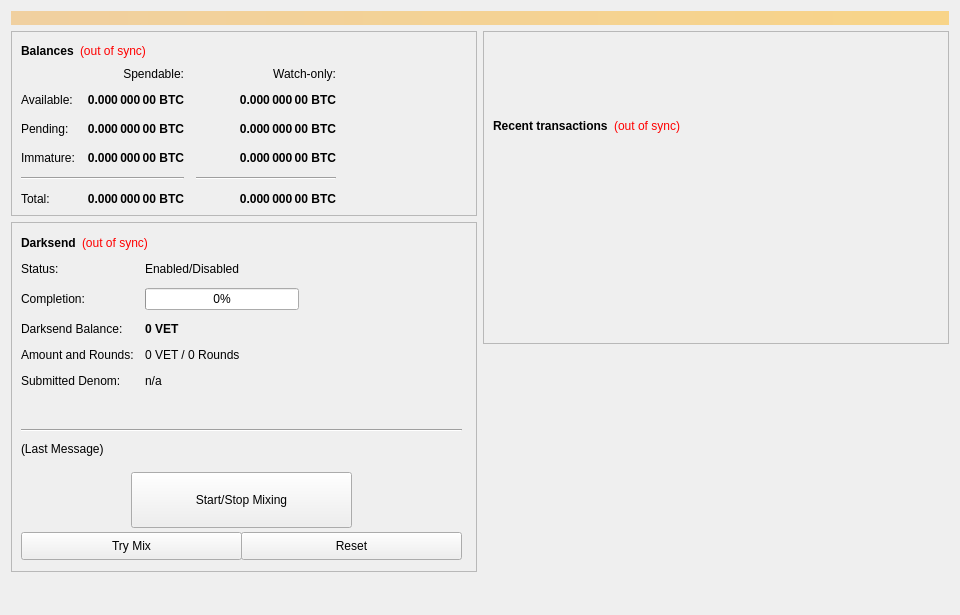
<?xml version="1.0" encoding="UTF-8"?>
<ui version="4.0">
 <class>OverviewPage</class>
 <widget class="QWidget" name="OverviewPage">
  <property name="geometry">
   <rect>
    <x>0</x>
    <y>0</y>
    <width>960</width>
    <height>615</height>
   </rect>
  </property>
  <property name="minimumSize">
   <size>
    <width>960</width>
    <height>0</height>
   </size>
  </property>
  <property name="windowTitle">
   <string>Form</string>
  </property>
  <layout class="QVBoxLayout" name="topLayout">
   <item>
    <widget class="QLabel" name="labelAlerts">
     <property name="visible">
      <bool>false</bool>
     </property>
     <property name="styleSheet">
      <string notr="true">background-color: qlineargradient(x1: 0, y1: 0, x2: 1, y2: 0, stop:0 #F0D0A0, stop:1 #F8D488); color:#000000;</string>
     </property>
     <property name="wordWrap">
      <bool>true</bool>
     </property>
     <property name="margin">
      <number>3</number>
     </property>
    </widget>
   </item>
   <item>
    <layout class="QHBoxLayout" name="horizontalLayout" stretch="1,1">
     <item>
      <layout class="QVBoxLayout" name="verticalLayout_2">
       <item>
        <widget class="QFrame" name="frame">
         <property name="frameShape">
          <enum>QFrame::StyledPanel</enum>
         </property>
         <property name="frameShadow">
          <enum>QFrame::Raised</enum>
         </property>
         <layout class="QVBoxLayout" name="verticalLayout_4">
          <item>
           <layout class="QHBoxLayout" name="horizontalLayout_4">
            <item>
             <widget class="QLabel" name="label_5">
              <property name="font">
               <font>
                <weight>75</weight>
                <bold>true</bold>
               </font>
              </property>
              <property name="text">
               <string>Balances</string>
              </property>
             </widget>
            </item>
            <item>
             <widget class="QLabel" name="labelWalletStatus">
              <property name="cursor">
               <cursorShape>WhatsThisCursor</cursorShape>
              </property>
              <property name="toolTip">
               <string>The displayed information may be out of date. Your wallet automatically synchronizes with the VET network after a connection is established, but this process has not completed yet.</string>
              </property>
              <property name="styleSheet">
               <string notr="true">QLabel { color: red; }</string>
              </property>
              <property name="text">
               <string notr="true">(out of sync)</string>
              </property>
              <property name="alignment">
               <set>Qt::AlignLeading|Qt::AlignLeft|Qt::AlignVCenter</set>
              </property>
             </widget>
            </item>
            <item>
             <spacer name="horizontalSpacer_3">
              <property name="orientation">
               <enum>Qt::Horizontal</enum>
              </property>
              <property name="sizeHint" stdset="0">
               <size>
                <width>40</width>
                <height>20</height>
               </size>
              </property>
             </spacer>
            </item>
           </layout>
          </item>
          <item>
           <layout class="QGridLayout" name="gridLayout">
            <property name="spacing">
             <number>12</number>
            </property>
            <item row="2" column="2">
             <widget class="QLabel" name="labelWatchPending">
              <property name="font">
               <font>
                <weight>75</weight>
                <bold>true</bold>
               </font>
              </property>
              <property name="cursor">
               <cursorShape>IBeamCursor</cursorShape>
              </property>
              <property name="toolTip">
               <string>Unconfirmed transactions to watch-only addresses</string>
              </property>
              <property name="text">
               <string notr="true">0.000 000 00 BTC</string>
              </property>
              <property name="alignment">
               <set>Qt::AlignRight|Qt::AlignTrailing|Qt::AlignVCenter</set>
              </property>
              <property name="textInteractionFlags">
               <set>Qt::LinksAccessibleByMouse|Qt::TextSelectableByKeyboard|Qt::TextSelectableByMouse</set>
              </property>
             </widget>
            </item>
            <item row="2" column="1">
             <widget class="QLabel" name="labelUnconfirmed">
              <property name="font">
               <font>
                <weight>75</weight>
                <bold>true</bold>
               </font>
              </property>
              <property name="cursor">
               <cursorShape>IBeamCursor</cursorShape>
              </property>
              <property name="toolTip">
               <string>Total of transactions that have yet to be confirmed, and do not yet count toward the spendable balance</string>
              </property>
              <property name="text">
               <string notr="true">0.000 000 00 BTC</string>
              </property>
              <property name="alignment">
               <set>Qt::AlignRight|Qt::AlignTrailing|Qt::AlignVCenter</set>
              </property>
              <property name="textInteractionFlags">
               <set>Qt::LinksAccessibleByMouse|Qt::TextSelectableByKeyboard|Qt::TextSelectableByMouse</set>
              </property>
             </widget>
            </item>
            <item row="3" column="2">
             <widget class="QLabel" name="labelWatchImmature">
              <property name="font">
               <font>
                <weight>75</weight>
                <bold>true</bold>
               </font>
              </property>
              <property name="cursor">
               <cursorShape>IBeamCursor</cursorShape>
              </property>
              <property name="toolTip">
               <string>Staked or masternode rewards in watch-only addresses that has not yet matured</string>
              </property>
              <property name="text">
               <string notr="true">0.000 000 00 BTC</string>
              </property>
              <property name="alignment">
               <set>Qt::AlignRight|Qt::AlignTrailing|Qt::AlignVCenter</set>
              </property>
              <property name="textInteractionFlags">
               <set>Qt::LinksAccessibleByMouse|Qt::TextSelectableByKeyboard|Qt::TextSelectableByMouse</set>
              </property>
             </widget>
            </item>
            <item row="4" column="0" colspan="2">
             <widget class="Line" name="lineSpendableBalance">
              <property name="orientation">
               <enum>Qt::Horizontal</enum>
              </property>
             </widget>
            </item>
            <item row="4" column="2">
             <widget class="Line" name="lineWatchBalance">
              <property name="sizePolicy">
               <sizepolicy hsizetype="Preferred" vsizetype="Fixed">
                <horstretch>0</horstretch>
                <verstretch>0</verstretch>
               </sizepolicy>
              </property>
              <property name="minimumSize">
               <size>
                <width>140</width>
                <height>0</height>
               </size>
              </property>
              <property name="orientation">
               <enum>Qt::Horizontal</enum>
              </property>
             </widget>
            </item>
            <item row="5" column="0">
             <widget class="QLabel" name="labelTotalText">
              <property name="text">
               <string>Total:</string>
              </property>
             </widget>
            </item>
            <item row="3" column="1">
             <widget class="QLabel" name="labelImmature">
              <property name="font">
               <font>
                <weight>75</weight>
                <bold>true</bold>
               </font>
              </property>
              <property name="cursor">
               <cursorShape>IBeamCursor</cursorShape>
              </property>
              <property name="toolTip">
               <string>Staked or masternode rewards that has not yet matured</string>
              </property>
              <property name="text">
               <string notr="true">0.000 000 00 BTC</string>
              </property>
              <property name="alignment">
               <set>Qt::AlignRight|Qt::AlignTrailing|Qt::AlignVCenter</set>
              </property>
              <property name="textInteractionFlags">
               <set>Qt::LinksAccessibleByMouse|Qt::TextSelectableByKeyboard|Qt::TextSelectableByMouse</set>
              </property>
             </widget>
            </item>
            <item row="2" column="3">
             <spacer name="horizontalSpacer_2">
              <property name="orientation">
               <enum>Qt::Horizontal</enum>
              </property>
              <property name="sizeHint" stdset="0">
               <size>
                <width>40</width>
                <height>20</height>
               </size>
              </property>
             </spacer>
            </item>
            <item row="3" column="0">
             <widget class="QLabel" name="labelImmatureText">
              <property name="text">
               <string>Immature:</string>
              </property>
             </widget>
            </item>
            <item row="5" column="1">
             <widget class="QLabel" name="labelTotal">
              <property name="font">
               <font>
                <weight>75</weight>
                <bold>true</bold>
               </font>
              </property>
              <property name="cursor">
               <cursorShape>IBeamCursor</cursorShape>
              </property>
              <property name="toolTip">
               <string>Your current total balance</string>
              </property>
              <property name="text">
               <string notr="true">0.000 000 00 BTC</string>
              </property>
              <property name="alignment">
               <set>Qt::AlignRight|Qt::AlignTrailing|Qt::AlignVCenter</set>
              </property>
              <property name="textInteractionFlags">
               <set>Qt::LinksAccessibleByMouse|Qt::TextSelectableByKeyboard|Qt::TextSelectableByMouse</set>
              </property>
             </widget>
            </item>
            <item row="5" column="2">
             <widget class="QLabel" name="labelWatchTotal">
              <property name="font">
               <font>
                <weight>75</weight>
                <bold>true</bold>
               </font>
              </property>
              <property name="cursor">
               <cursorShape>IBeamCursor</cursorShape>
              </property>
              <property name="toolTip">
               <string>Current total balance in watch-only addresses</string>
              </property>
              <property name="text">
               <string notr="true">0.000 000 00 BTC</string>
              </property>
              <property name="alignment">
               <set>Qt::AlignRight|Qt::AlignTrailing|Qt::AlignVCenter</set>
              </property>
              <property name="textInteractionFlags">
               <set>Qt::LinksAccessibleByMouse|Qt::TextSelectableByKeyboard|Qt::TextSelectableByMouse</set>
              </property>
             </widget>
            </item>
            <item row="0" column="2">
             <widget class="QLabel" name="labelWatchonly">
              <property name="text">
               <string>Watch-only:</string>
              </property>
              <property name="alignment">
               <set>Qt::AlignRight|Qt::AlignTrailing|Qt::AlignVCenter</set>
              </property>
             </widget>
            </item>
            <item row="1" column="0">
             <widget class="QLabel" name="labelBalanceText">
              <property name="text">
               <string>Available:</string>
              </property>
             </widget>
            </item>
            <item row="1" column="1">
             <widget class="QLabel" name="labelBalance">
              <property name="font">
               <font>
                <weight>75</weight>
                <bold>true</bold>
               </font>
              </property>
              <property name="cursor">
               <cursorShape>IBeamCursor</cursorShape>
              </property>
              <property name="toolTip">
               <string>Your current spendable balance</string>
              </property>
              <property name="text">
               <string notr="true">0.000 000 00 BTC</string>
              </property>
              <property name="alignment">
               <set>Qt::AlignRight|Qt::AlignTrailing|Qt::AlignVCenter</set>
              </property>
              <property name="textInteractionFlags">
               <set>Qt::LinksAccessibleByMouse|Qt::TextSelectableByKeyboard|Qt::TextSelectableByMouse</set>
              </property>
             </widget>
            </item>
            <item row="1" column="2">
             <widget class="QLabel" name="labelWatchAvailable">
              <property name="font">
               <font>
                <weight>75</weight>
                <bold>true</bold>
               </font>
              </property>
              <property name="cursor">
               <cursorShape>IBeamCursor</cursorShape>
              </property>
              <property name="toolTip">
               <string>Your current balance in watch-only addresses</string>
              </property>
              <property name="text">
               <string notr="true">0.000 000 00 BTC</string>
              </property>
              <property name="alignment">
               <set>Qt::AlignRight|Qt::AlignTrailing|Qt::AlignVCenter</set>
              </property>
              <property name="textInteractionFlags">
               <set>Qt::LinksAccessibleByMouse|Qt::TextSelectableByKeyboard|Qt::TextSelectableByMouse</set>
              </property>
             </widget>
            </item>
            <item row="2" column="0">
             <widget class="QLabel" name="labelPendingText">
              <property name="text">
               <string>Pending:</string>
              </property>
             </widget>
            </item>
            <item row="0" column="1">
             <widget class="QLabel" name="labelSpendable">
              <property name="text">
               <string>Spendable:</string>
              </property>
              <property name="alignment">
               <set>Qt::AlignRight|Qt::AlignTrailing|Qt::AlignVCenter</set>
              </property>
             </widget>
            </item>
           </layout>
          </item>
         </layout>
        </widget>
       </item>
       <item>
        <widget class="QFrame" name="frameDarksend">
         <property name="minimumSize">
          <size>
           <width>0</width>
           <height>350</height>
          </size>
         </property>
         <property name="layoutDirection">
          <enum>Qt::LeftToRight</enum>
         </property>
         <property name="frameShape">
          <enum>QFrame::StyledPanel</enum>
         </property>
         <property name="frameShadow">
          <enum>QFrame::Raised</enum>
         </property>
         <widget class="QWidget" name="formLayoutWidget">
          <property name="geometry">
           <rect>
            <x>10</x>
            <y>40</y>
            <width>451</width>
            <height>161</height>
           </rect>
          </property>
          <layout class="QFormLayout" name="formLayout">
           <property name="fieldGrowthPolicy">
            <enum>QFormLayout::AllNonFixedFieldsGrow</enum>
           </property>
           <property name="horizontalSpacing">
            <number>11</number>
           </property>
           <property name="verticalSpacing">
            <number>12</number>
           </property>
           <item row="0" column="0">
            <widget class="QLabel" name="label_6">
             <property name="text">
              <string>Status:</string>
             </property>
            </widget>
           </item>
           <item row="1" column="0">
            <widget class="QLabel" name="label_7">
             <property name="text">
              <string>Completion:</string>
             </property>
            </widget>
           </item>
           <item row="1" column="1">
            <widget class="QProgressBar" name="DarksendProgress">
             <property name="maximumSize">
              <size>
               <width>154</width>
               <height>16777215</height>
              </size>
             </property>
             <property name="value">
              <number>0</number>
             </property>
            </widget>
           </item>
           <item row="2" column="0">
            <widget class="QLabel" name="labelAnonymizedText">
             <property name="text">
              <string>Darksend Balance:</string>
             </property>
            </widget>
           </item>
           <item row="2" column="1">
            <widget class="QLabel" name="labelAnonymized">
             <property name="font">
              <font>
               <weight>75</weight>
               <bold>true</bold>
              </font>
             </property>
             <property name="text">
              <string notr="true">0 VET</string>
             </property>
            </widget>
           </item>
           <item row="3" column="0">
            <widget class="QLabel" name="label_8">
             <property name="text">
              <string>Amount and Rounds:</string>
             </property>
            </widget>
           </item>
           <item row="3" column="1">
            <widget class="QLabel" name="labelAmountRounds">
             <property name="text">
              <string>0 VET / 0 Rounds</string>
             </property>
            </widget>
           </item>
           <item row="4" column="0">
            <widget class="QLabel" name="label_9">
             <property name="text">
              <string>Submitted Denom:</string>
             </property>
            </widget>
           </item>
           <item row="4" column="1">
            <widget class="QLabel" name="labelSubmittedDenom">
             <property name="toolTip">
              <string>The denominations you submitted to the Masternode.&lt;br&gt;To mix, other users must submit the exact same denominations.</string>
             </property>
             <property name="text">
              <string>n/a</string>
             </property>
            </widget>
           </item>
           <item row="0" column="1">
            <widget class="QLabel" name="DarksendEnabled">
             <property name="text">
              <string>Enabled/Disabled</string>
             </property>
            </widget>
           </item>
          </layout>
         </widget>
         <widget class="QPushButton" name="runAutoDenom">
          <property name="geometry">
           <rect>
            <x>251</x>
            <y>17</y>
            <width>1</width>
            <height>1</height>
           </rect>
          </property>
          <property name="palette">
           <palette>
            <active>
             <colorrole role="WindowText">
              <brush brushstyle="SolidPattern">
               <color alpha="255">
                <red>0</red>
                <green>0</green>
                <blue>0</blue>
               </color>
              </brush>
             </colorrole>
             <colorrole role="Button">
              <brush brushstyle="SolidPattern">
               <color alpha="255">
                <red>239</red>
                <green>238</green>
                <blue>238</blue>
               </color>
              </brush>
             </colorrole>
             <colorrole role="Light">
              <brush brushstyle="SolidPattern">
               <color alpha="255">
                <red>255</red>
                <green>255</green>
                <blue>255</blue>
               </color>
              </brush>
             </colorrole>
             <colorrole role="Midlight">
              <brush brushstyle="SolidPattern">
               <color alpha="255">
                <red>247</red>
                <green>246</green>
                <blue>246</blue>
               </color>
              </brush>
             </colorrole>
             <colorrole role="Dark">
              <brush brushstyle="SolidPattern">
               <color alpha="255">
                <red>119</red>
                <green>119</green>
                <blue>119</blue>
               </color>
              </brush>
             </colorrole>
             <colorrole role="Mid">
              <brush brushstyle="SolidPattern">
               <color alpha="255">
                <red>159</red>
                <green>159</green>
                <blue>159</blue>
               </color>
              </brush>
             </colorrole>
             <colorrole role="Text">
              <brush brushstyle="SolidPattern">
               <color alpha="255">
                <red>0</red>
                <green>0</green>
                <blue>0</blue>
               </color>
              </brush>
             </colorrole>
             <colorrole role="BrightText">
              <brush brushstyle="SolidPattern">
               <color alpha="255">
                <red>255</red>
                <green>255</green>
                <blue>255</blue>
               </color>
              </brush>
             </colorrole>
             <colorrole role="ButtonText">
              <brush brushstyle="SolidPattern">
               <color alpha="255">
                <red>0</red>
                <green>0</green>
                <blue>0</blue>
               </color>
              </brush>
             </colorrole>
             <colorrole role="Base">
              <brush brushstyle="SolidPattern">
               <color alpha="255">
                <red>255</red>
                <green>255</green>
                <blue>255</blue>
               </color>
              </brush>
             </colorrole>
             <colorrole role="Window">
              <brush brushstyle="SolidPattern">
               <color alpha="255">
                <red>239</red>
                <green>238</green>
                <blue>238</blue>
               </color>
              </brush>
             </colorrole>
             <colorrole role="Shadow">
              <brush brushstyle="SolidPattern">
               <color alpha="255">
                <red>0</red>
                <green>0</green>
                <blue>0</blue>
               </color>
              </brush>
             </colorrole>
             <colorrole role="AlternateBase">
              <brush brushstyle="SolidPattern">
               <color alpha="255">
                <red>247</red>
                <green>246</green>
                <blue>246</blue>
               </color>
              </brush>
             </colorrole>
             <colorrole role="ToolTipBase">
              <brush brushstyle="SolidPattern">
               <color alpha="255">
                <red>255</red>
                <green>255</green>
                <blue>220</blue>
               </color>
              </brush>
             </colorrole>
             <colorrole role="ToolTipText">
              <brush brushstyle="SolidPattern">
               <color alpha="255">
                <red>0</red>
                <green>0</green>
                <blue>0</blue>
               </color>
              </brush>
             </colorrole>
            </active>
            <inactive>
             <colorrole role="WindowText">
              <brush brushstyle="SolidPattern">
               <color alpha="255">
                <red>0</red>
                <green>0</green>
                <blue>0</blue>
               </color>
              </brush>
             </colorrole>
             <colorrole role="Button">
              <brush brushstyle="SolidPattern">
               <color alpha="255">
                <red>239</red>
                <green>238</green>
                <blue>238</blue>
               </color>
              </brush>
             </colorrole>
             <colorrole role="Light">
              <brush brushstyle="SolidPattern">
               <color alpha="255">
                <red>255</red>
                <green>255</green>
                <blue>255</blue>
               </color>
              </brush>
             </colorrole>
             <colorrole role="Midlight">
              <brush brushstyle="SolidPattern">
               <color alpha="255">
                <red>247</red>
                <green>246</green>
                <blue>246</blue>
               </color>
              </brush>
             </colorrole>
             <colorrole role="Dark">
              <brush brushstyle="SolidPattern">
               <color alpha="255">
                <red>119</red>
                <green>119</green>
                <blue>119</blue>
               </color>
              </brush>
             </colorrole>
             <colorrole role="Mid">
              <brush brushstyle="SolidPattern">
               <color alpha="255">
                <red>159</red>
                <green>159</green>
                <blue>159</blue>
               </color>
              </brush>
             </colorrole>
             <colorrole role="Text">
              <brush brushstyle="SolidPattern">
               <color alpha="255">
                <red>0</red>
                <green>0</green>
                <blue>0</blue>
               </color>
              </brush>
             </colorrole>
             <colorrole role="BrightText">
              <brush brushstyle="SolidPattern">
               <color alpha="255">
                <red>255</red>
                <green>255</green>
                <blue>255</blue>
               </color>
              </brush>
             </colorrole>
             <colorrole role="ButtonText">
              <brush brushstyle="SolidPattern">
               <color alpha="255">
                <red>0</red>
                <green>0</green>
                <blue>0</blue>
               </color>
              </brush>
             </colorrole>
             <colorrole role="Base">
              <brush brushstyle="SolidPattern">
               <color alpha="255">
                <red>255</red>
                <green>255</green>
                <blue>255</blue>
               </color>
              </brush>
             </colorrole>
             <colorrole role="Window">
              <brush brushstyle="SolidPattern">
               <color alpha="255">
                <red>239</red>
                <green>238</green>
                <blue>238</blue>
               </color>
              </brush>
             </colorrole>
             <colorrole role="Shadow">
              <brush brushstyle="SolidPattern">
               <color alpha="255">
                <red>0</red>
                <green>0</green>
                <blue>0</blue>
               </color>
              </brush>
             </colorrole>
             <colorrole role="AlternateBase">
              <brush brushstyle="SolidPattern">
               <color alpha="255">
                <red>247</red>
                <green>246</green>
                <blue>246</blue>
               </color>
              </brush>
             </colorrole>
             <colorrole role="ToolTipBase">
              <brush brushstyle="SolidPattern">
               <color alpha="255">
                <red>255</red>
                <green>255</green>
                <blue>220</blue>
               </color>
              </brush>
             </colorrole>
             <colorrole role="ToolTipText">
              <brush brushstyle="SolidPattern">
               <color alpha="255">
                <red>0</red>
                <green>0</green>
                <blue>0</blue>
               </color>
              </brush>
             </colorrole>
            </inactive>
            <disabled>
             <colorrole role="WindowText">
              <brush brushstyle="SolidPattern">
               <color alpha="255">
                <red>119</red>
                <green>119</green>
                <blue>119</blue>
               </color>
              </brush>
             </colorrole>
             <colorrole role="Button">
              <brush brushstyle="SolidPattern">
               <color alpha="255">
                <red>239</red>
                <green>238</green>
                <blue>238</blue>
               </color>
              </brush>
             </colorrole>
             <colorrole role="Light">
              <brush brushstyle="SolidPattern">
               <color alpha="255">
                <red>255</red>
                <green>255</green>
                <blue>255</blue>
               </color>
              </brush>
             </colorrole>
             <colorrole role="Midlight">
              <brush brushstyle="SolidPattern">
               <color alpha="255">
                <red>247</red>
                <green>246</green>
                <blue>246</blue>
               </color>
              </brush>
             </colorrole>
             <colorrole role="Dark">
              <brush brushstyle="SolidPattern">
               <color alpha="255">
                <red>119</red>
                <green>119</green>
                <blue>119</blue>
               </color>
              </brush>
             </colorrole>
             <colorrole role="Mid">
              <brush brushstyle="SolidPattern">
               <color alpha="255">
                <red>159</red>
                <green>159</green>
                <blue>159</blue>
               </color>
              </brush>
             </colorrole>
             <colorrole role="Text">
              <brush brushstyle="SolidPattern">
               <color alpha="255">
                <red>119</red>
                <green>119</green>
                <blue>119</blue>
               </color>
              </brush>
             </colorrole>
             <colorrole role="BrightText">
              <brush brushstyle="SolidPattern">
               <color alpha="255">
                <red>255</red>
                <green>255</green>
                <blue>255</blue>
               </color>
              </brush>
             </colorrole>
             <colorrole role="ButtonText">
              <brush brushstyle="SolidPattern">
               <color alpha="255">
                <red>119</red>
                <green>119</green>
                <blue>119</blue>
               </color>
              </brush>
             </colorrole>
             <colorrole role="Base">
              <brush brushstyle="SolidPattern">
               <color alpha="255">
                <red>239</red>
                <green>238</green>
                <blue>238</blue>
               </color>
              </brush>
             </colorrole>
             <colorrole role="Window">
              <brush brushstyle="SolidPattern">
               <color alpha="255">
                <red>239</red>
                <green>238</green>
                <blue>238</blue>
               </color>
              </brush>
             </colorrole>
             <colorrole role="Shadow">
              <brush brushstyle="SolidPattern">
               <color alpha="255">
                <red>0</red>
                <green>0</green>
                <blue>0</blue>
               </color>
              </brush>
             </colorrole>
             <colorrole role="AlternateBase">
              <brush brushstyle="SolidPattern">
               <color alpha="255">
                <red>239</red>
                <green>238</green>
                <blue>238</blue>
               </color>
              </brush>
             </colorrole>
             <colorrole role="ToolTipBase">
              <brush brushstyle="SolidPattern">
               <color alpha="255">
                <red>255</red>
                <green>255</green>
                <blue>220</blue>
               </color>
              </brush>
             </colorrole>
             <colorrole role="ToolTipText">
              <brush brushstyle="SolidPattern">
               <color alpha="255">
                <red>0</red>
                <green>0</green>
                <blue>0</blue>
               </color>
              </brush>
             </colorrole>
            </disabled>
           </palette>
          </property>
          <property name="focusPolicy">
           <enum>Qt::NoFocus</enum>
          </property>
          <property name="autoFillBackground">
           <bool>true</bool>
          </property>
          <property name="text">
           <string/>
          </property>
          <property name="flat">
           <bool>true</bool>
          </property>
         </widget>
         <widget class="QPushButton" name="toggleDarksend">
          <property name="geometry">
           <rect>
            <x>120</x>
            <y>250</y>
            <width>221</width>
            <height>56</height>
           </rect>
          </property>
          <property name="sizePolicy">
           <sizepolicy hsizetype="MinimumExpanding" vsizetype="Fixed">
            <horstretch>0</horstretch>
            <verstretch>0</verstretch>
           </sizepolicy>
          </property>
          <property name="text">
           <string>Start/Stop Mixing</string>
          </property>
         </widget>
         <widget class="Line" name="lineLastMessage">
          <property name="geometry">
           <rect>
            <x>10</x>
            <y>200</y>
            <width>441</width>
            <height>16</height>
           </rect>
          </property>
          <property name="orientation">
           <enum>Qt::Horizontal</enum>
          </property>
         </widget>
         <widget class="QLabel" name="DarksendStatus">
          <property name="geometry">
           <rect>
            <x>10</x>
            <y>220</y>
            <width>451</width>
            <height>61</height>
           </rect>
          </property>
          <property name="minimumSize">
           <size>
            <width>288</width>
            <height>43</height>
           </size>
          </property>
          <property name="text">
           <string>(Last Message)</string>
          </property>
          <property name="alignment">
           <set>Qt::AlignLeading|Qt::AlignLeft|Qt::AlignTop</set>
          </property>
          <property name="wordWrap">
           <bool>true</bool>
          </property>
         </widget>
         <widget class="QPushButton" name="DarksendAuto">
          <property name="geometry">
           <rect>
            <x>10</x>
            <y>310</y>
            <width>221</width>
            <height>28</height>
           </rect>
          </property>
          <property name="sizePolicy">
           <sizepolicy hsizetype="MinimumExpanding" vsizetype="Fixed">
            <horstretch>0</horstretch>
            <verstretch>0</verstretch>
           </sizepolicy>
          </property>
          <property name="toolTip">
           <string>Try to manually submit a Darksend request.</string>
          </property>
          <property name="text">
           <string>Try Mix</string>
          </property>
         </widget>
         <widget class="QPushButton" name="DarksendReset">
          <property name="geometry">
           <rect>
            <x>230</x>
            <y>310</y>
            <width>221</width>
            <height>28</height>
           </rect>
          </property>
          <property name="sizePolicy">
           <sizepolicy hsizetype="MinimumExpanding" vsizetype="Fixed">
            <horstretch>0</horstretch>
            <verstretch>0</verstretch>
           </sizepolicy>
          </property>
          <property name="toolTip">
           <string>Reset the current status of Darksend (can interrupt Darksend if it's in the process of Mixing, which can cost you money!)</string>
          </property>
          <property name="autoFillBackground">
           <bool>false</bool>
          </property>
          <property name="text">
           <string>Reset</string>
          </property>
         </widget>
         <widget class="QWidget" name="layoutWidget">
          <property name="geometry">
           <rect>
            <x>10</x>
            <y>10</y>
            <width>431</width>
            <height>22</height>
           </rect>
          </property>
          <layout class="QHBoxLayout" name="horizontalLayout_5">
           <item>
            <widget class="QLabel" name="label_2">
             <property name="font">
              <font>
               <weight>75</weight>
               <bold>true</bold>
              </font>
             </property>
             <property name="text">
              <string>Darksend</string>
             </property>
            </widget>
           </item>
           <item>
            <widget class="QLabel" name="labelDarksendSyncStatus">
             <property name="toolTip">
              <string>The displayed information may be out of date. Your wallet automatically synchronizes with the VET network after a connection is established, but this process has not completed yet.</string>
             </property>
             <property name="styleSheet">
              <string notr="true">QLabel { color: red; }</string>
             </property>
             <property name="text">
              <string notr="true">(out of sync)</string>
             </property>
             <property name="alignment">
              <set>Qt::AlignLeading|Qt::AlignLeft|Qt::AlignVCenter</set>
             </property>
            </widget>
           </item>
           <item>
            <spacer name="horizontalSpacer_4">
             <property name="orientation">
              <enum>Qt::Horizontal</enum>
             </property>
             <property name="sizeHint" stdset="0">
              <size>
               <width>40</width>
               <height>20</height>
              </size>
             </property>
            </spacer>
           </item>
          </layout>
         </widget>
        </widget>
       </item>
       <item>
        <spacer name="verticalSpacer">
         <property name="orientation">
          <enum>Qt::Vertical</enum>
         </property>
         <property name="sizeHint" stdset="0">
          <size>
           <width>20</width>
           <height>40</height>
          </size>
         </property>
        </spacer>
       </item>
      </layout>
     </item>
     <item>
      <layout class="QVBoxLayout" name="verticalLayout_3">
       <item>
        <widget class="QFrame" name="frame_2">
         <property name="frameShape">
          <enum>QFrame::StyledPanel</enum>
         </property>
         <property name="frameShadow">
          <enum>QFrame::Raised</enum>
         </property>
         <layout class="QVBoxLayout" name="verticalLayout">
          <item>
           <spacer name="verticalSpacer_3">
            <property name="orientation">
             <enum>Qt::Vertical</enum>
            </property>
            <property name="sizeType">
             <enum>QSizePolicy::Fixed</enum>
            </property>
            <property name="sizeHint" stdset="0">
             <size>
              <width>20</width>
              <height>75</height>
             </size>
            </property>
           </spacer>
          </item>
          <item>
           <layout class="QHBoxLayout" name="horizontalLayout_2">
            <item>
             <widget class="QLabel" name="label_4">
              <property name="font">
               <font>
                <weight>75</weight>
                <bold>true</bold>
               </font>
              </property>
              <property name="text">
               <string>Recent transactions</string>
              </property>
             </widget>
            </item>
            <item>
             <widget class="QLabel" name="labelTransactionsStatus">
              <property name="cursor">
               <cursorShape>WhatsThisCursor</cursorShape>
              </property>
              <property name="toolTip">
               <string>The displayed information may be out of date. Your wallet automatically synchronizes with the VET network after a connection is established, but this process has not completed yet.</string>
              </property>
              <property name="styleSheet">
               <string notr="true">QLabel { color: red; }</string>
              </property>
              <property name="text">
               <string notr="true">(out of sync)</string>
              </property>
              <property name="alignment">
               <set>Qt::AlignRight|Qt::AlignTrailing|Qt::AlignVCenter</set>
              </property>
             </widget>
            </item>
            <item>
             <spacer name="horizontalSpacer">
              <property name="orientation">
               <enum>Qt::Horizontal</enum>
              </property>
              <property name="sizeHint" stdset="0">
               <size>
                <width>40</width>
                <height>20</height>
               </size>
              </property>
             </spacer>
            </item>
           </layout>
          </item>
          <item>
           <widget class="QListView" name="listTransactions">
            <property name="styleSheet">
             <string notr="true">QListView { background: transparent; }</string>
            </property>
            <property name="frameShape">
             <enum>QFrame::NoFrame</enum>
            </property>
            <property name="verticalScrollBarPolicy">
             <enum>Qt::ScrollBarAlwaysOff</enum>
            </property>
            <property name="horizontalScrollBarPolicy">
             <enum>Qt::ScrollBarAlwaysOff</enum>
            </property>
            <property name="selectionMode">
             <enum>QAbstractItemView::NoSelection</enum>
            </property>
           </widget>
          </item>
         </layout>
        </widget>
       </item>
       <item>
        <spacer name="verticalSpacer_2">
         <property name="orientation">
          <enum>Qt::Vertical</enum>
         </property>
         <property name="sizeType">
          <enum>QSizePolicy::Expanding</enum>
         </property>
         <property name="sizeHint" stdset="0">
          <size>
           <width>20</width>
           <height>40</height>
          </size>
         </property>
        </spacer>
       </item>
      </layout>
     </item>
    </layout>
   </item>
  </layout>
 </widget>
 <resources/>
 <connections/>
</ui>
